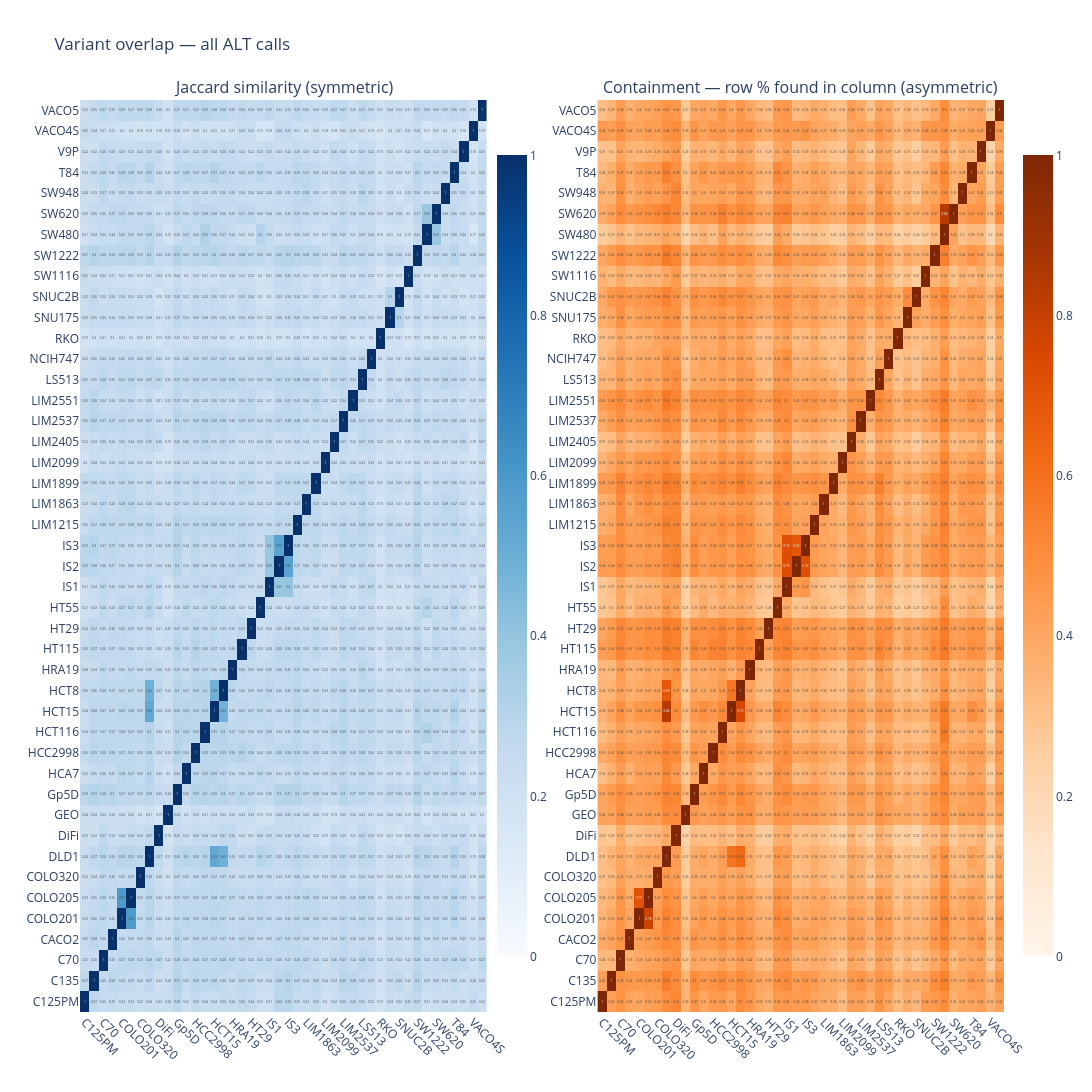
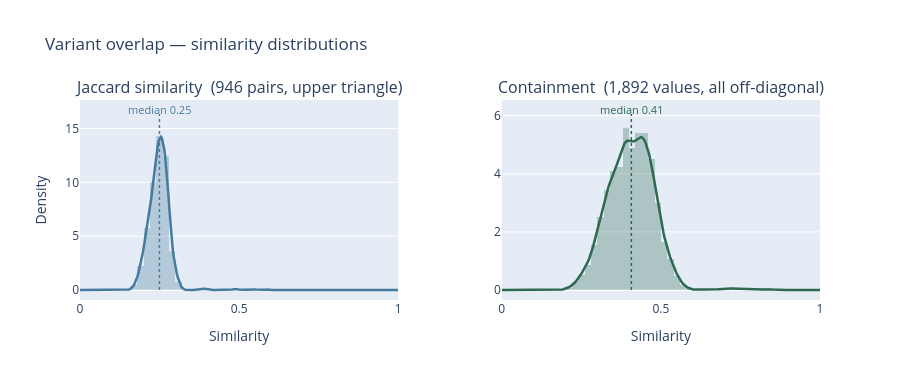

Write notebook code for charts like these, in order.
### Markdown cell above
## Variant overlap heatmap
Jaccard similarity between all cell lines — reveals which lines share variants and whether the DB coverage is well-distributed. Only ALT calls are compared.

### Code cell
import numpy as np
from scipy.stats import gaussian_kde as _gkde

alt_calls = query("""
    SELECT r.run_id, s.cell_line, v.chromosome, v.position, v.ref_allele, v.alt_allele
    FROM genotype_calls gc
    JOIN variants v ON gc.variant_id = v.variant_id
    JOIN runs r ON gc.run_id = r.run_id
    JOIN samples s ON r.sample_id = s.sample_id
    WHERE gc.genotype != '0/0'
""")

alt_calls["label"] = alt_calls["cell_line"].fillna(alt_calls["run_id"])
key_cols = ["chromosome", "position", "ref_allele", "alt_allele"]

grouped = {}
for label, grp in alt_calls.groupby("label"):
    grouped[label] = set(map(tuple, grp[key_cols].values))

labels = sorted(grouped.keys())
n = len(labels)
jaccard = np.zeros((n, n))
asymm   = np.zeros((n, n))

for i, a in enumerate(labels):
    for j, b in enumerate(labels):
        sa, sb = grouped[a], grouped[b]
        inter = len(sa & sb)
        union = len(sa | sb)
        jaccard[i, j] = inter / union if union else 0
        asymm[i, j]   = inter / len(sa) if sa else 0

fig = make_subplots(
    rows=1, cols=2,
    subplot_titles=(
        "Jaccard similarity (symmetric)",
        "Containment — row % found in column (asymmetric)"
    ),
    horizontal_spacing=0.12
)

fig.add_trace(go.Heatmap(
    z=jaccard, x=labels, y=labels,
    colorscale="Blues", zmin=0, zmax=1,
    text=np.round(jaccard, 2), texttemplate="%{text}",
    hovertemplate="%{y} vs %{x}<br>Jaccard: %{z:.3f}<extra></extra>",
    showscale=True, colorbar=dict(x=0.44, len=0.9)
), row=1, col=1)

fig.add_trace(go.Heatmap(
    z=asymm, x=labels, y=labels,
    colorscale="Oranges", zmin=0, zmax=1,
    text=np.round(asymm, 2), texttemplate="%{text}",
    hovertemplate="%{y} → %{x}<br>%{z:.1%} of row's variants in column<extra></extra>",
    showscale=True, colorbar=dict(x=1.01, len=0.9)
), row=1, col=2)

fig.update_layout(
    title="Variant overlap — all ALT calls",
    height=max(500, 28 * n),
    width=max(900, 40 * n)
)
fig.update_xaxes(tickangle=45)
fig.show()

# ── Similarity distributions ──────────────────────────────────────────────
triu     = np.triu_indices(n, k=1)
jac_vals = jaccard[triu]

off_diag  = ~np.eye(n, dtype=bool)
asym_vals = asymm[off_diag]

x_grid = np.linspace(0, 1, 300)

fig2 = make_subplots(
    rows=1, cols=2,
    subplot_titles=(
        f"Jaccard similarity  ({len(jac_vals):,} pairs, upper triangle)",
        f"Containment  ({len(asym_vals):,} values, all off-diagonal)"
    ),
    horizontal_spacing=0.14
)

for col_idx, (vals, color) in enumerate(
    [(jac_vals, "#457b9d"), (asym_vals, "#2d6a4f")], start=1
):
    kde_y = _gkde(vals)(x_grid)
    med   = float(np.median(vals))

    fig2.add_trace(go.Histogram(
        x=vals, histnorm="probability density", nbinsx=40,
        marker_color=color, opacity=0.30, showlegend=False,
        hovertemplate="Value: %{x:.3f}<br>Density: %{y:.2f}<extra></extra>"
    ), row=1, col=col_idx)

    fig2.add_trace(go.Scatter(
        x=x_grid, y=kde_y, mode="lines",
        line=dict(color=color, width=2.5), showlegend=False,
        hovertemplate="Value: %{x:.3f}<br>Density: %{y:.2f}<extra></extra>"
    ), row=1, col=col_idx)

    fig2.add_trace(go.Scatter(
        x=[med, med], y=[0, kde_y.max() * 1.15],
        mode="lines", line=dict(color=color, width=1.5, dash="dot"),
        showlegend=False, hoverinfo="skip"
    ), row=1, col=col_idx)
    fig2.add_annotation(
        x=med, y=kde_y.max() * 1.18,
        text=f"median {med:.2f}", showarrow=False,
        font=dict(size=11, color=color),
        xref=f"x{'' if col_idx == 1 else col_idx}",
        yref=f"y{'' if col_idx == 1 else col_idx}"
    )

fig2.update_xaxes(range=[0, 1], title_text="Similarity")
fig2.update_yaxes(title_text="Density", row=1, col=1)
fig2.update_layout(height=380, title="Variant overlap — similarity distributions")
fig2.show()

### Figure 1 — Plotly figure (JSON) as saved in the notebook; plotly's stock layout.template omitted (floating-point values rounded to 4 significant figures; data arrays with more than 128 entries replaced by an {"elided": "..."} marker saying what was removed)
{"data": [{"colorbar": {"len": 0.9, "x": 0.44}, "colorscale": [[0, "rgb(247,251,255)"], [0.125, "rgb(222,235,247)"], [0.25, "rgb(198,219,239)"], [0.375, "rgb(158,202,225)"], [0.5, "rgb(107,174,214)"], [0.625, "rgb(66,146,198)"], [0.75, "rgb(33,113,181)"], [0.875, "rgb(8,81,156)"], [1, "rgb(8,48,107)"]], "hovertemplate": "%{y} vs %{x}<br>Jaccard: %{z:.3f}<extra></extra>", "showscale": true, "text": {"elided": "44x44 float values"}, "texttemplate": "%{text}", "type": "heatmap", "x": ["C125PM", "C135", "C70", "CACO2", "COLO201", "COLO205", "COLO320", "DLD1", "DiFi", "GEO", "Gp5D", "HCA7", "HCC2998", "HCT116", "HCT15", "HCT8", "HRA19", "HT115", "HT29", "HT55", "IS1", "IS2", "IS3", "LIM1215", "LIM1863", "LIM1899", "LIM2099", "LIM2405", "LIM2537", "LIM2551", "LS513", "NCIH747", "RKO", "SNU175", "SNUC2B", "SW1116", "SW1222", "SW480", "SW620", "SW948", "T84", "V9P", "VACO4S", "VACO5"], "xaxis": "x", "y": ["C125PM", "C135", "C70", "CACO2", "COLO201", "COLO205", "COLO320", "DLD1", "DiFi", "GEO", "Gp5D", "HCA7", "HCC2998", "HCT116", "HCT15", "HCT8", "HRA19", "HT115", "HT29", "HT55", "IS1", "IS2", "IS3", "LIM1215", "LIM1863", "LIM1899", "LIM2099", "LIM2405", "LIM2537", "LIM2551", "LS513", "NCIH747", "RKO", "SNU175", "SNUC2B", "SW1116", "SW1222", "SW480", "SW620", "SW948", "T84", "V9P", "VACO4S", "VACO5"], "yaxis": "y", "z": {"elided": "44x44 float values"}, "zmax": 1, "zmin": 0}, {"colorbar": {"len": 0.9, "x": 1.01}, "colorscale": [[0, "rgb(255,245,235)"], [0.125, "rgb(254,230,206)"], [0.25, "rgb(253,208,162)"], [0.375, "rgb(253,174,107)"], [0.5, "rgb(253,141,60)"], [0.625, "rgb(241,105,19)"], [0.75, "rgb(217,72,1)"], [0.875, "rgb(166,54,3)"], [1, "rgb(127,39,4)"]], "hovertemplate": "%{y} → %{x}<br>%{z:.1%} of row's variants in column<extra></extra>", "showscale": true, "text": {"elided": "44x44 float values"}, "texttemplate": "%{text}", "type": "heatmap", "x": ["C125PM", "C135", "C70", "CACO2", "COLO201", "COLO205", "COLO320", "DLD1", "DiFi", "GEO", "Gp5D", "HCA7", "HCC2998", "HCT116", "HCT15", "HCT8", "HRA19", "HT115", "HT29", "HT55", "IS1", "IS2", "IS3", "LIM1215", "LIM1863", "LIM1899", "LIM2099", "LIM2405", "LIM2537", "LIM2551", "LS513", "NCIH747", "RKO", "SNU175", "SNUC2B", "SW1116", "SW1222", "SW480", "SW620", "SW948", "T84", "V9P", "VACO4S", "VACO5"], "xaxis": "x2", "y": ["C125PM", "C135", "C70", "CACO2", "COLO201", "COLO205", "COLO320", "DLD1", "DiFi", "GEO", "Gp5D", "HCA7", "HCC2998", "HCT116", "HCT15", "HCT8", "HRA19", "HT115", "HT29", "HT55", "IS1", "IS2", "IS3", "LIM1215", "LIM1863", "LIM1899", "LIM2099", "LIM2405", "LIM2537", "LIM2551", "LS513", "NCIH747", "RKO", "SNU175", "SNUC2B", "SW1116", "SW1222", "SW480", "SW620", "SW948", "T84", "V9P", "VACO4S", "VACO5"], "yaxis": "y2", "z": {"elided": "44x44 float values"}, "zmax": 1, "zmin": 0}], "layout": {"annotations": [{"font": {"size": 16}, "showarrow": false, "text": "Jaccard similarity (symmetric)", "x": 0.22, "xanchor": "center", "xref": "paper", "y": 1, "yanchor": "bottom", "yref": "paper"}, {"font": {"size": 16}, "showarrow": false, "text": "Containment — row % found in column (asymmetric)", "x": 0.78, "xanchor": "center", "xref": "paper", "y": 1, "yanchor": "bottom", "yref": "paper"}], "height": 1232, "title": {"text": "Variant overlap — all ALT calls"}, "width": 1760, "xaxis": {"anchor": "y", "domain": [0, 0.44], "tickangle": 45}, "xaxis2": {"anchor": "y2", "domain": [0.56, 1], "tickangle": 45}, "yaxis": {"anchor": "x", "domain": [0, 1]}, "yaxis2": {"anchor": "x2", "domain": [0, 1]}}}

### Figure 2 — Plotly figure (JSON) as saved in the notebook; plotly's stock layout.template omitted (floating-point values rounded to 4 significant figures; data arrays with more than 128 entries replaced by an {"elided": "..."} marker saying what was removed)
{"data": [{"histnorm": "probability density", "hovertemplate": "Value: %{x:.3f}<br>Density: %{y:.2f}<extra></extra>", "marker": {"color": "#457b9d"}, "nbinsx": 40, "opacity": 0.3, "showlegend": false, "type": "histogram", "x": {"elided": "946 float values"}, "xaxis": "x", "yaxis": "y"}, {"hovertemplate": "Value: %{x:.3f}<br>Density: %{y:.2f}<extra></extra>", "line": {"color": "#457b9d", "width": 2.5}, "mode": "lines", "showlegend": false, "type": "scatter", "x": {"elided": "300 float values"}, "xaxis": "x", "y": {"elided": "300 float values"}, "yaxis": "y"}, {"hoverinfo": "skip", "line": {"color": "#457b9d", "dash": "dot", "width": 1.5}, "mode": "lines", "showlegend": false, "type": "scatter", "x": [0.2496, 0.2496], "xaxis": "x", "y": [0, 16.34], "yaxis": "y"}, {"histnorm": "probability density", "hovertemplate": "Value: %{x:.3f}<br>Density: %{y:.2f}<extra></extra>", "marker": {"color": "#2d6a4f"}, "nbinsx": 40, "opacity": 0.3, "showlegend": false, "type": "histogram", "x": {"elided": "1892 float values"}, "xaxis": "x2", "yaxis": "y2"}, {"hovertemplate": "Value: %{x:.3f}<br>Density: %{y:.2f}<extra></extra>", "line": {"color": "#2d6a4f", "width": 2.5}, "mode": "lines", "showlegend": false, "type": "scatter", "x": {"elided": "300 float values"}, "xaxis": "x2", "y": {"elided": "300 float values"}, "yaxis": "y2"}, {"hoverinfo": "skip", "line": {"color": "#2d6a4f", "dash": "dot", "width": 1.5}, "mode": "lines", "showlegend": false, "type": "scatter", "x": [0.4071, 0.4071], "xaxis": "x2", "y": [0, 6.055], "yaxis": "y2"}], "layout": {"annotations": [{"font": {"size": 16}, "showarrow": false, "text": "Jaccard similarity  (946 pairs, upper triangle)", "x": 0.215, "xanchor": "center", "xref": "paper", "y": 1, "yanchor": "bottom", "yref": "paper"}, {"font": {"size": 16}, "showarrow": false, "text": "Containment  (1,892 values, all off-diagonal)", "x": 0.785, "xanchor": "center", "xref": "paper", "y": 1, "yanchor": "bottom", "yref": "paper"}, {"font": {"color": "#457b9d", "size": 11}, "showarrow": false, "text": "median 0.25", "x": 0.2496, "xref": "x", "y": 16.77, "yref": "y"}, {"font": {"color": "#2d6a4f", "size": 11}, "showarrow": false, "text": "median 0.41", "x": 0.4071, "xref": "x2", "y": 6.213, "yref": "y2"}], "height": 380, "title": {"text": "Variant overlap — similarity distributions"}, "xaxis": {"anchor": "y", "domain": [0, 0.43], "range": [0, 1], "title": {"text": "Similarity"}}, "xaxis2": {"anchor": "y2", "domain": [0.57, 1], "range": [0, 1], "title": {"text": "Similarity"}}, "yaxis": {"anchor": "x", "domain": [0, 1], "title": {"text": "Density"}}, "yaxis2": {"anchor": "x2", "domain": [0, 1]}}}
